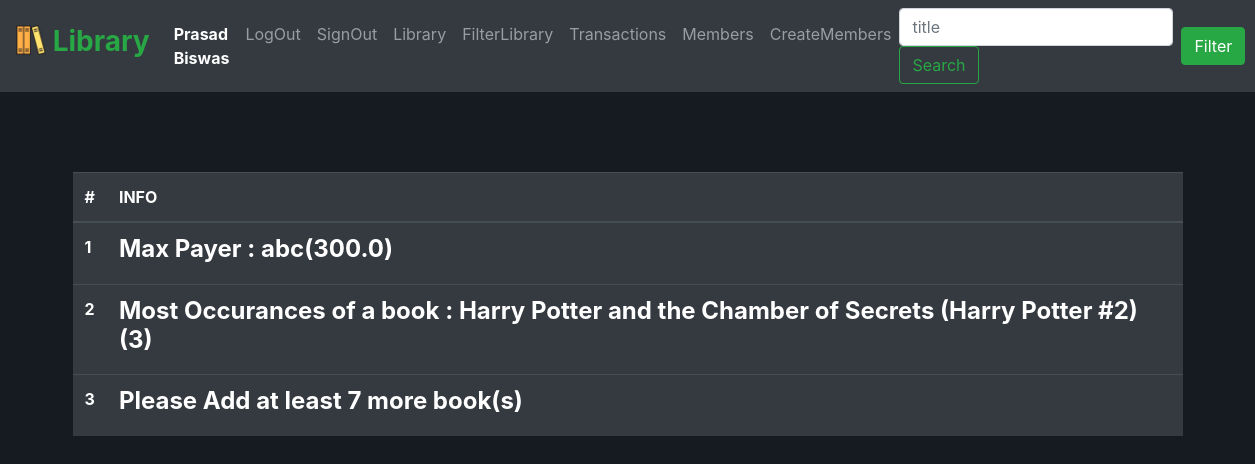
The page / (signed in) on the database its author committed.
### src/models.py (models this page shows, shortened)
class members(db.Model):
    id = db.Column('member_id' , db.Integer , primary_key=True)
    name = db.Column(db.String(100) , nullable=False)
    email = db.Column(db.String(100) , nullable=False , unique=True)
    count = db.Column(db.Integer , nullable=False)
    total_transactions = db.Column(db.Integer , nullable=False)
    paid = db.Column(db.Float , nullable=False)
    debt = db.Column(db.Float , nullable=False)

class books(db.Model):
    id = db.Column('book_id' , db.Integer , primary_key=True)
    title = db.Column(db.String(100) , nullable=False)
    author = db.Column(db.String(100) , nullable=False)
    isbn = db.Column(db.String(100) , nullable=False)
    publisher = db.Column(db.String(100) , nullable=False)

### src/app.py (the view)
@app.route('/')
def index():
    a = members.query.all()
    b = books.query.all()
    l = []
    for i in a:
        l += [(i.paid , i.name)]
    l = sorted(l , key=lambda i:i[0])
    c = 0
    d = {}
    for i in b:
        c += 1
        if i.title not in d:
            d[i.title] = 1
        else:
            d[i.title] += 1
    q = sorted(d.items() , key=lambda i:i[1])
    if c<15:
        c = 15 - c
    maxall = []
    if len(l)>0:
        maxall += [l[-1]]
    else:
        maxall += [[]]
    if len(q)>0:
        maxall += [q[-1]]
    else:
        maxall += [[]]
    maxall += [c]
    return render_template("index.html" , maxall=maxall)

### src/models.py (called while the page is built)
@event.listens_for(Engine, "connect")
def set_sqlite_pragma(dbapi_connection, connection_record):
    cursor = dbapi_connection.cursor()
    cursor.execute("PRAGMA foreign_keys=ON")
    cursor.close()

### src/templates/index.html
{% extends "base.html" %}
{% block mainbody %}
<div class="container-sm indexbody">
    <table class="table table-hover table-dark">
        <thead>
            <tr>
                <th scope="col">#</th>
                <th scope="col">INFO</th>
            </tr>
        </thead>
        <tbody>
            <tr>
                <th scope="row">1</th>
                <td>
                    {% if not maxall[0]|length==0 %}
                        <h4 style="color: white; font-weight: bold;">Max Payer : {{ maxall[0][1] }}({{ maxall[0][0] }})</h4>
                    {% endif %}
                </td>
            </tr>
            <tr>
                <th scope="row">2</th>
                <td>
                    {% if not maxall[1]|length==0 %}
                        <h4 style="color: white; font-weight: bold;">Most Occurances of a book : {{ maxall[1][0] }}({{ maxall[1][1] }})</h4>
                    {% endif %}
                </td>
            </tr>
            <tr>
                <th scope="row">3</th>
                <td>
                    {% if maxall[2] > 0 %}
                        <h4 style="color: white; font-weight: bold;">Please Add at least {{ maxall[2] }} more book(s)</h4>
                    {% else %}
                        <h4 style="color: white; font-weight: bold;">Requirred number books added<h4>
                    {% endif %}
                </td>
            </tr>
        </tbody>
    </table>
</div>
{% endblock %}

### src/static/css/base.css (style rules this page uses)
body { background-color: #161b22; }
.librarianinfobody , .indexbody { margin-top: 10vh; }

### rows shown on the page
members: name "abc", paid "300.0"
books: title "Harry Potter and the Chamber of Secrets (Harry Potter #2)"

### other values the page prints
{{ session['name'] }} "Prasad Biswas"
{{ maxall[1][1] }} "3"
{{ maxall[2] }} "7"
